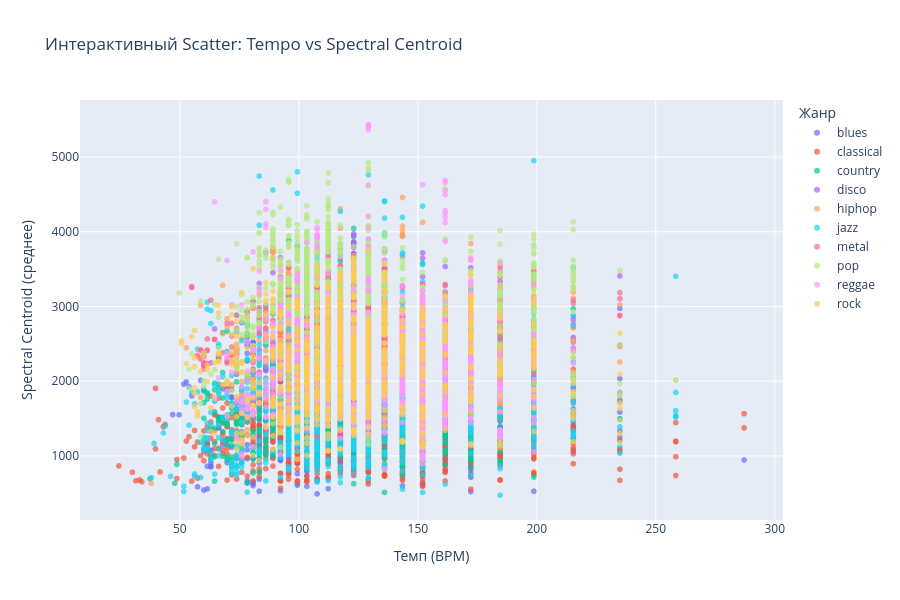

The notebook cell this image was saved under:
### Markdown cell above
### 6.1. Интерактивный scatter plot

### Code cell
fig = px.scatter(
    df, x='tempo', y='spectral_centroid_mean',
    color='label',
    hover_data=['rms_mean', 'mfcc1_mean', 'filename'],
    title='Интерактивный Scatter: Tempo vs Spectral Centroid',
    labels={
        'tempo': 'Темп (BPM)',
        'spectral_centroid_mean': 'Spectral Centroid (среднее)',
        'label': 'Жанр'
    },
    opacity=0.7
)
fig.update_layout(width=900, height=600)
fig.show()

### Figure 1 — Plotly figure (JSON) as saved in the notebook; plotly's stock layout.template omitted (floating-point values rounded to 4 significant figures; data arrays with more than 128 entries replaced by an {"elided": "..."} marker saying what was removed)
{"data": [{"customdata": {"elided": "1000x3 mixed values"}, "hovertemplate": "Жанр=blues<br>Темп (BPM)=%{x}<br>Spectral Centroid (среднее)=%{y}<br>rms_mean=%{customdata[0]}<br>mfcc1_mean=%{customdata[1]}<br>filename=%{customdata[2]}<extra></extra>", "legendgroup": "blues", "marker": {"color": "#636efa", "opacity": 0.7, "symbol": "circle"}, "mode": "markers", "name": "blues", "showlegend": true, "type": "scattergl", "x": {"elided": "1000 float values"}, "xaxis": "x", "y": {"elided": "1000 float values"}, "yaxis": "y"}, {"customdata": {"elided": "998x3 mixed values"}, "hovertemplate": "Жанр=classical<br>Темп (BPM)=%{x}<br>Spectral Centroid (среднее)=%{y}<br>rms_mean=%{customdata[0]}<br>mfcc1_mean=%{customdata[1]}<br>filename=%{customdata[2]}<extra></extra>", "legendgroup": "classical", "marker": {"color": "#EF553B", "opacity": 0.7, "symbol": "circle"}, "mode": "markers", "name": "classical", "showlegend": true, "type": "scattergl", "x": {"elided": "998 float values"}, "xaxis": "x", "y": {"elided": "998 float values"}, "yaxis": "y"}, {"customdata": {"elided": "997x3 mixed values"}, "hovertemplate": "Жанр=country<br>Темп (BPM)=%{x}<br>Spectral Centroid (среднее)=%{y}<br>rms_mean=%{customdata[0]}<br>mfcc1_mean=%{customdata[1]}<br>filename=%{customdata[2]}<extra></extra>", "legendgroup": "country", "marker": {"color": "#00cc96", "opacity": 0.7, "symbol": "circle"}, "mode": "markers", "name": "country", "showlegend": true, "type": "scattergl", "x": {"elided": "997 float values"}, "xaxis": "x", "y": {"elided": "997 float values"}, "yaxis": "y"}, {"customdata": {"elided": "999x3 mixed values"}, "hovertemplate": "Жанр=disco<br>Темп (BPM)=%{x}<br>Spectral Centroid (среднее)=%{y}<br>rms_mean=%{customdata[0]}<br>mfcc1_mean=%{customdata[1]}<br>filename=%{customdata[2]}<extra></extra>", "legendgroup": "disco", "marker": {"color": "#ab63fa", "opacity": 0.7, "symbol": "circle"}, "mode": "markers", "name": "disco", "showlegend": true, "type": "scattergl", "x": {"elided": "999 float values"}, "xaxis": "x", "y": {"elided": "999 float values"}, "yaxis": "y"}, {"customdata": {"elided": "998x3 mixed values"}, "hovertemplate": "Жанр=hiphop<br>Темп (BPM)=%{x}<br>Spectral Centroid (среднее)=%{y}<br>rms_mean=%{customdata[0]}<br>mfcc1_mean=%{customdata[1]}<br>filename=%{customdata[2]}<extra></extra>", "legendgroup": "hiphop", "marker": {"color": "#FFA15A", "opacity": 0.7, "symbol": "circle"}, "mode": "markers", "name": "hiphop", "showlegend": true, "type": "scattergl", "x": {"elided": "998 float values"}, "xaxis": "x", "y": {"elided": "998 float values"}, "yaxis": "y"}, {"customdata": {"elided": "1000x3 mixed values"}, "hovertemplate": "Жанр=jazz<br>Темп (BPM)=%{x}<br>Spectral Centroid (среднее)=%{y}<br>rms_mean=%{customdata[0]}<br>mfcc1_mean=%{customdata[1]}<br>filename=%{customdata[2]}<extra></extra>", "legendgroup": "jazz", "marker": {"color": "#19d3f3", "opacity": 0.7, "symbol": "circle"}, "mode": "markers", "name": "jazz", "showlegend": true, "type": "scattergl", "x": {"elided": "1000 float values"}, "xaxis": "x", "y": {"elided": "1000 float values"}, "yaxis": "y"}, {"customdata": {"elided": "1000x3 mixed values"}, "hovertemplate": "Жанр=metal<br>Темп (BPM)=%{x}<br>Spectral Centroid (среднее)=%{y}<br>rms_mean=%{customdata[0]}<br>mfcc1_mean=%{customdata[1]}<br>filename=%{customdata[2]}<extra></extra>", "legendgroup": "metal", "marker": {"color": "#FF6692", "opacity": 0.7, "symbol": "circle"}, "mode": "markers", "name": "metal", "showlegend": true, "type": "scattergl", "x": {"elided": "1000 float values"}, "xaxis": "x", "y": {"elided": "1000 float values"}, "yaxis": "y"}, {"customdata": {"elided": "1000x3 mixed values"}, "hovertemplate": "Жанр=pop<br>Темп (BPM)=%{x}<br>Spectral Centroid (среднее)=%{y}<br>rms_mean=%{customdata[0]}<br>mfcc1_mean=%{customdata[1]}<br>filename=%{customdata[2]}<extra></extra>", "legendgroup": "pop", "marker": {"color": "#B6E880", "opacity": 0.7, "symbol": "circle"}, "mode": "markers", "name": "pop", "showlegend": true, "type": "scattergl", "x": {"elided": "1000 float values"}, "xaxis": "x", "y": {"elided": "1000 float values"}, "yaxis": "y"}, {"customdata": {"elided": "1000x3 mixed values"}, "hovertemplate": "Жанр=reggae<br>Темп (BPM)=%{x}<br>Spectral Centroid (среднее)=%{y}<br>rms_mean=%{customdata[0]}<br>mfcc1_mean=%{customdata[1]}<br>filename=%{customdata[2]}<extra></extra>", "legendgroup": "reggae", "marker": {"color": "#FF97FF", "opacity": 0.7, "symbol": "circle"}, "mode": "markers", "name": "reggae", "showlegend": true, "type": "scattergl", "x": {"elided": "1000 float values"}, "xaxis": "x", "y": {"elided": "1000 float values"}, "yaxis": "y"}, {"customdata": {"elided": "998x3 mixed values"}, "hovertemplate": "Жанр=rock<br>Темп (BPM)=%{x}<br>Spectral Centroid (среднее)=%{y}<br>rms_mean=%{customdata[0]}<br>mfcc1_mean=%{customdata[1]}<br>filename=%{customdata[2]}<extra></extra>", "legendgroup": "rock", "marker": {"color": "#FECB52", "opacity": 0.7, "symbol": "circle"}, "mode": "markers", "name": "rock", "showlegend": true, "type": "scattergl", "x": {"elided": "998 float values"}, "xaxis": "x", "y": {"elided": "998 float values"}, "yaxis": "y"}], "layout": {"height": 600, "legend": {"title": {"text": "Жанр"}, "tracegroupgap": 0}, "title": {"text": "Интерактивный Scatter: Tempo vs Spectral Centroid"}, "width": 900, "xaxis": {"anchor": "y", "domain": [0, 1], "title": {"text": "Темп (BPM)"}}, "yaxis": {"anchor": "x", "domain": [0, 1], "title": {"text": "Spectral Centroid (среднее)"}}}}
